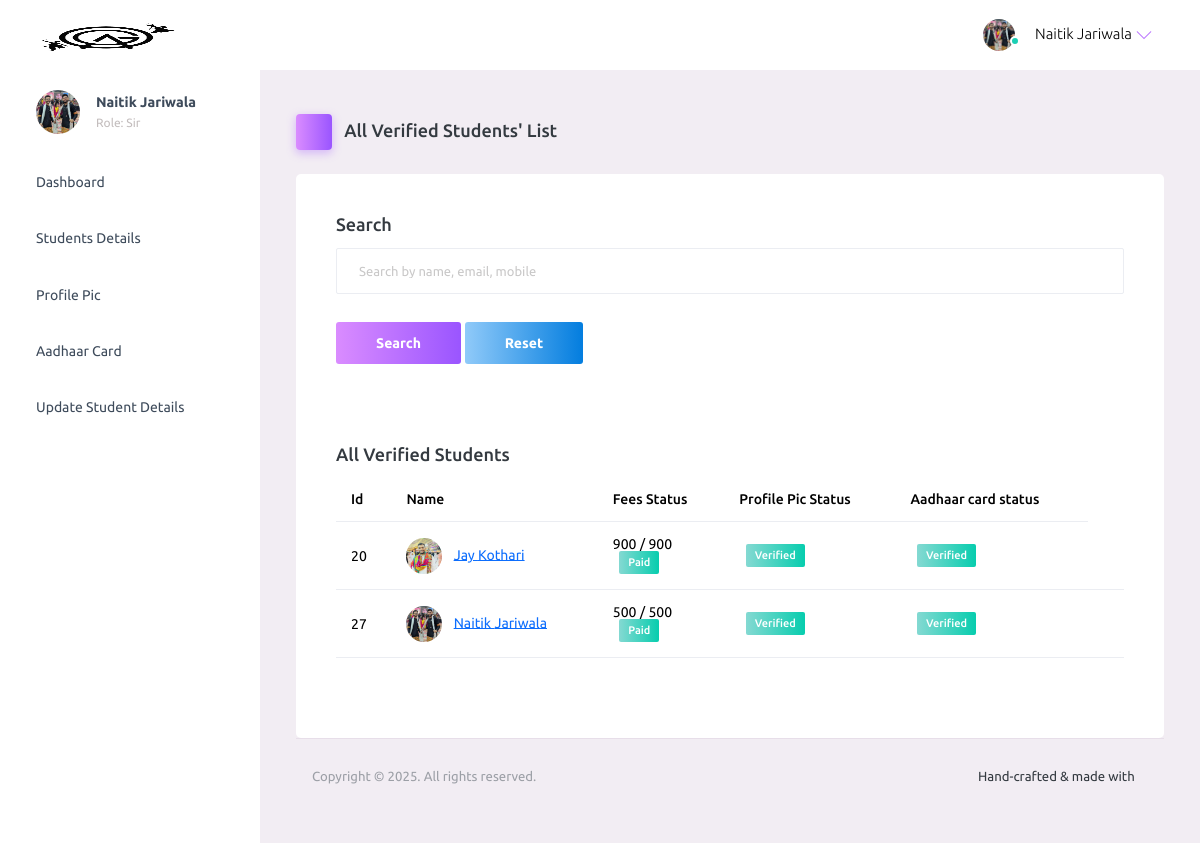
Page /mentor/all_verified/ (signed in) on the earlier database version.
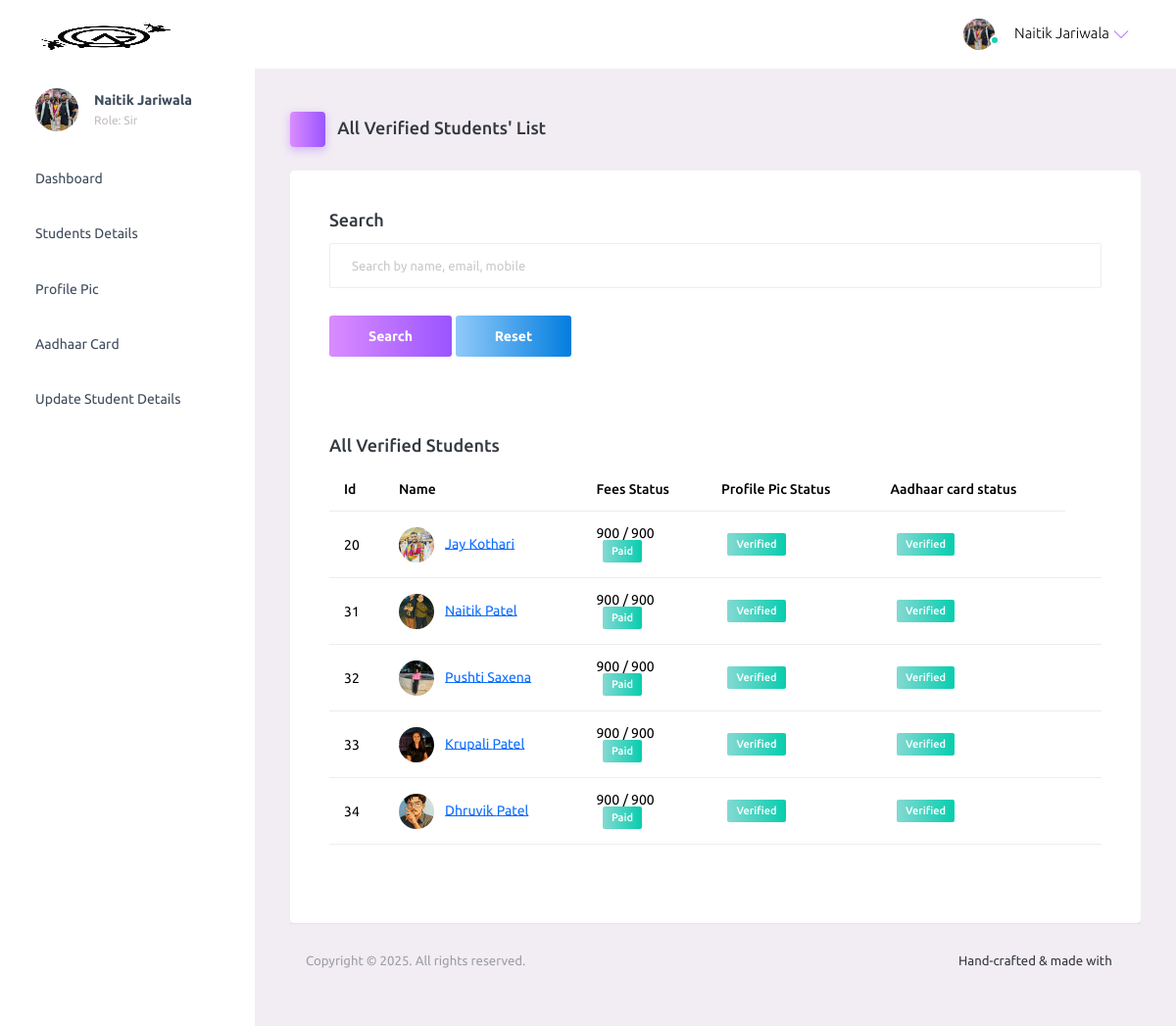
Same page on the later database version.
### student/models.py (models this page shows, shortened)
class Student(models.Model):
    doc_choice = (
        ('Owner','Owner'),
        ('Sir','Sir'),
        ('Student','Student'),
    )
    first_name = models.CharField(max_length=30)
    last_name = models.CharField(max_length=30)
    birth_date = models.DateField(blank=True, null=True)
    email = models.EmailField(unique=True)
    mobile = models.CharField(max_length=10)
    parent_mobile = models.CharField(max_length=10)
    role = models.CharField(max_length=10, choices=doc_choice, default='Student')
    address = models.TextField()
    password = models.CharField(max_length=30)
    password_reset = models.BooleanField(default=False)
    verified = models.BooleanField(default=False)
    aadhar = models.CharField(max_length=12)
    aadhar_verified = models.BooleanField(default=False)
    aadhar_verified_by = models.CharField(max_length=30,blank=True,null=True)
    profile_qr = models.FileField(upload_to='profile_qr/',default='default/qr.png')
    profile_image = models.FileField(upload_to='profile/', default='default/profile.jpg')
    profile_image_verified = models.BooleanField(default=False)
    fees_amount = models.IntegerField(default=0)
    fees_paid = models.IntegerField(default=0)
    fees_status = models.BooleanField(default=False)
    fees_marker = models.CharField(max_length=30,blank=True,null=True)
    batch_name = models.CharField(max_length=30, blank=True, null=True, default='General')
    batch_start_date = models.DateField(blank=True, null=True)
    batch_end_date = models.DateField(blank=True, null=True)
    created_at = models.DateTimeField(auto_now_add=True)

### mentor/views.py (the view, shortened to what this page needs)
# urls.py: path('all_verified/', views.all_verified, name='all_verified'),
def all_verified(request):
    try:
        student = Student.objects.get(email=request.session['email'])
        if student.role == 'Student':
            return render(request, 'login.html', {'msg': 'You are not authorized to access this page'})
        students = Student.objects.filter(fees_status=True, profile_image_verified=True, aadhar_verified=True)
        return render(request, 'all_verified.html', {'students': students, 'student': student})
    except:
        return render(request, 'login.html')

### mentor/templates/all_verified.html (shortened to what this page needs)
{% extends 'header.html' %}
{% load static %}
{% block content %}
<div class="main-panel">
  <div class="content-wrapper">
    <div class="page-header">
      <h3 class="page-title">
        <span class="page-title-icon bg-gradient-primary text-white me-2">
          <i class="mdi mdi-home"></i>
        </span> All Verified Students' List
      </h3>
    </div>
    <div class="row">
      <div class="col-12 grid-margin">
        <div class="card">
          <div class="card-body">
            <h4 class="card-title">Search</h4>
            <form method="POST" action="{% url 'all_verified' %}">
              <div class="form-group">
                <input type="text" class="form-control" id="search" name="search" placeholder="Search by name, email, mobile">
              </div>
              <button type="submit" class="btn btn-gradient-primary mr-2">Search</button>
              <a href="{% url 'all_verified' %}" class="btn btn-gradient-info">Reset</a>
            </form>
          </div>
    <div class="row">
      <div class="col-12 grid-margin">
        <div class="card">
          <div class="card-body">
            {% if msg %}
            <h4 class="card-title">{{msg}}</h4>
            <h4 class="card-title">Total "<span style="color: rgb(78, 133, 216);">{{students.count}}</span>" results found</h4>
            {% else %}
            <h4 class="card-title">All Verified Students</h4>
            {% endif %}
            <div class="table-responsive">
              <table class="table">
                <thead>
                  <tr>
                    <th> Id </th>
                    <th> Name </th>
                    <th> Fees Status </th>
                    <th> Profile Pic Status </th>
                    <th> Aadhaar card status </th>
                  </tr>
                </thead>
                <tbody>
                  {% for one in students %}
                  <tr>
                    <td>{{one.id}}</td>
                    <td>
                      <img src="{{one.profile_image.url}}" style="object-fit: cover;" class="me-2" alt="image"> <a href="{% url 'view_student' one.id %}">{{one.first_name}} {{one.last_name}}</a>
                    </td>
                    <td> {{one.fees_paid}} / {{one.fees_amount}} <br>
                        {% if one.fees_status %}
                        &nbsp;&nbsp;<label class="badge badge-gradient-success">Paid</label>
                        {% else %}
                        <label class="badge badge-gradient-danger">Unpaid</label>
                        {% endif %}
                    </td>
                    <td>
                        {% if one.profile_image_verified %}
                        &nbsp;&nbsp;<label class="badge badge-gradient-success">Verified</label>
                        {% else %}
                        <label class="badge badge-gradient-danger">Unverified</label>
                        {% endif %}
                    </td>
                    <td>
                        {% if one.aadhar_verified %}
                        &nbsp;&nbsp;<label class="badge badge-gradient-success">Verified</label>
                        {% else %}
                        <label class="badge badge-gradient-danger">Unverified</label>
                        {% endif %}
                    </td>
                    <td>
                    </td>
                  </tr>
                  {% endfor %}
                </tbody>
              </table>
            </div>
          </div>
        </div>
      </div>
    </div>
  </div>
  <footer class="footer">
    <div class="d-sm-flex justify-content-center justify-content-sm-between">
      <span class="text-muted text-center text-sm-left d-block d-sm-inline-block">Copyright © 2025. All rights reserved.</span>
      <span class="float-none float-sm-right d-block mt-1 mt-sm-0 text-center">Hand-crafted & made with <i class="mdi mdi-heart text-danger"></i></span>
    </div>
  </footer>
</div>
{% endblock %}

### mentor/templates/header.html (shortened to what the changed rows need)
{% load static %}
<!DOCTYPE html>
<html lang="en">
  <head>
    <link rel="stylesheet" href="{% static 'assets/vendors/mdi/css/materialdesignicons.min.css' %}">
    <link rel="stylesheet" href="{% static 'assets/vendors/ti-icons/css/themify-icons.css' %}">
    <link rel="stylesheet" href="{% static 'assets/vendors/css/vendor.bundle.base.css' %}">
    <link rel="stylesheet" href="{% static 'assets/vendors/font-awesome/css/font-awesome.min.css' %}">
    <link rel="stylesheet" href="{% static 'assets/vendors/font-awesome/css/font-awesome.min.css' %}" />
    <link rel="stylesheet" href="{% static 'assets/vendors/bootstrap-datepicker/bootstrap-datepicker.min.css' %}">
    <link rel="stylesheet" href="{% static 'assets/css/style.css' %}">
  </head>
  <body>
    {% if student.role == "Sir" or student.role == "Owner" %}
    <div class="container-scroller">
      <nav class="navbar default-layout-navbar col-lg-12 col-12 p-0 fixed-top d-flex flex-row">
        <div class="text-center navbar-brand-wrapper d-flex align-items-center justify-content-center" style="object-fit: cover; overflow: hidden; ">
          <a class="navbar-brand brand-logo" href="{% url 'mentor-index' %}"><img src="{% static 'assets/images/logo.png' %}" alt="logo"  /></a>
        </div>
        <div class="navbar-menu-wrapper d-flex align-items-stretch">
          <button class="navbar-toggler navbar-toggler align-self-center" type="button" data-toggle="minimize">
            <span class="mdi mdi-menu"></span>
          </button>
          <ul class="navbar-nav navbar-nav-right">
            <li class="nav-item nav-profile dropdown">
              <a class="nav-link dropdown-toggle" id="profileDropdown" href="#" data-bs-toggle="dropdown" aria-expanded="false">
                <div class="nav-profile-img">
                  <img src="{{student.profile_image.url}}" style="object-fit: cover;" alt="image">
                  <span class="availability-status online"></span>
                </div>
                <div class="nav-profile-text">
                  <p class="mb-1 text-black">{{student.first_name}} {{student.last_name}}</p>
                </div>
              </a>
            </li>
          </ul>
        </div>
      </nav>
      <div class="container-fluid page-body-wrapper">
        <nav class="sidebar sidebar-offcanvas" id="sidebar">
          <ul class="nav">
            <li class="nav-item nav-profile">
              <a href="#" class="nav-link">
                <div class="nav-profile-image">
                  <img src="{{student.profile_image.url}}" style="object-fit: cover;" alt="profile" />
                </div>
                <div class="nav-profile-text d-flex flex-column">
                  <span class="font-weight-bold mb-2">{{student.first_name}} {{student.last_name}}</span>
                  <span class="text-secondary text-small">Role: {{student.role}}</span>
                </div>
                <i class="mdi mdi-bookmark-check text-success nav-profile-badge"></i>
              </a>
            </li>
            <li class="nav-item">
              <a class="nav-link" href="{% url 'mentor-index' %}">
                <span class="menu-title">Dashboard</span>
                <i class="mdi mdi-home menu-icon"></i>
              </a>
            </li>
            <li class="nav-item">
              <a class="nav-link" data-bs-toggle="collapse" href="#ui-basic" aria-expanded="false" aria-controls="ui-basic">
                <span class="menu-title">Students Details</span>
                <i class="menu-arrow"></i>
                <i class="mdi mdi-contacts menu-icon"></i>
              </a>
            </li>
            <li class="nav-item">
              <a class="nav-link" data-bs-toggle="collapse" href="#icons" aria-expanded="false" aria-controls="icons">
                <span class="menu-title">Profile Pic</span>
                <i class="mdi mdi-contacts menu-icon"></i>
              </a>
            </li>
            <li class="nav-item">
              <a class="nav-link" data-bs-toggle="collapse" href="#forms" aria-expanded="false" aria-controls="forms">
                <span class="menu-title">Aadhaar Card</span>
                <i class="mdi mdi-format-list-bulleted menu-icon"></i>
              </a>
            </li>
            <li class="nav-item">
              <a class="nav-link" data-bs-toggle="collapse" href="#charts" aria-expanded="false" aria-controls="charts">
                <span class="menu-title">Update Student Details</span>
                <i class="mdi mdi-chart-bar menu-icon"></i>
              </a>
            </li>
          </ul>
        </nav>
        {% block content %}
        {% endblock %}
      </div>
    </div>
    {% endif %}
  </body>
</html>

Differences in the rows shown:
no longer on one of the page's lists (row edited): Student: id "27", first_name "Naitik", last_name "Jariwala", fees_paid "500", fees_amount "500"
added Student: id "31", profile_image (picture), first_name "Naitik", last_name "Patel", fees_paid "900", fees_amount "900", fees_status "Paid", profile_image_verified "Verified", aadhar_verified "Verified"
added Student: id "32", profile_image (picture), first_name "Pushti", last_name "Saxena", fees_paid "900", fees_amount "900", fees_status "Paid", profile_image_verified "Verified", aadhar_verified "Verified"
added Student: id "33", profile_image (picture), first_name "Krupali", last_name "Patel", fees_paid "900", fees_amount "900", fees_status "Paid", profile_image_verified "Verified", aadhar_verified "Verified"
added Student: id "34", profile_image (picture), first_name "Dhruvik", last_name "Patel", fees_paid "900", fees_amount "900", fees_status "Paid", profile_image_verified "Verified", aadhar_verified "Verified"
